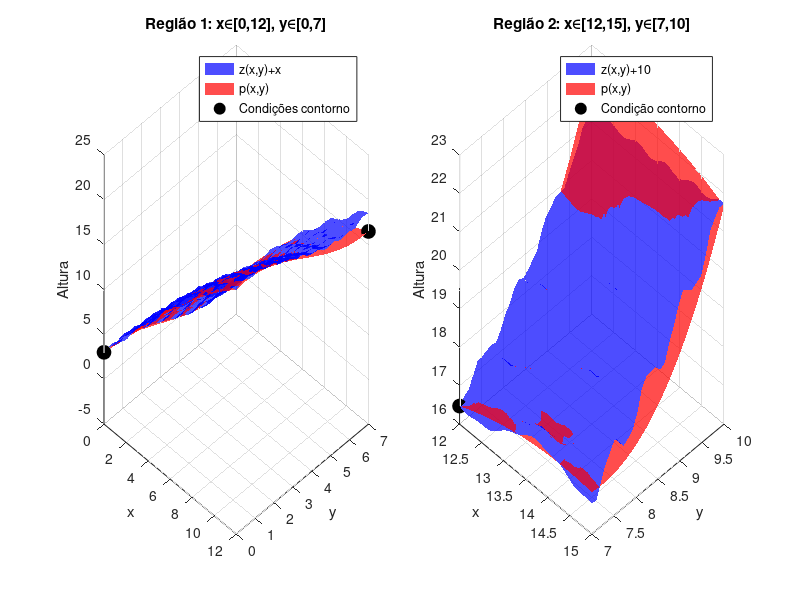

MATLAB code for this plot:
z = @(x,y) 0.5*x + 0.3*y + 2*sin(x/5) + 3*cos(y/2) + 0.35*sin(12*x/5).*cos(8*y) + 0.1*sin(10*x).*sin(40*y);
w2 = @(x,y) 1;
f1 = @(x,y) z(x,y) + x;  
w1 = @(x,y) (1/12*x.^2 - (11/6)*x + 20);
f2 = @(x,y) z(x,y) + 10;   

% Base de polinómios
p = {@(x,y) ones(size(x)), @(x,y) x, @(x,y) y, @(x,y) x.^2, @(x,y) x.*y, @(x,y) y.^2, ...
     @(x,y) x.^3, @(x,y) x.^2.*y, @(x,y) x.*y.^2, @(x,y) y.^3};
n = numel(p);

% Sistema linear sem condições iniciais
A = zeros(n);
b = zeros(n,1);

for i = 1:n
    for j = 1:n
        integral_1 = integral2(@(x,y) w1(x,y).*p{i}(x,y).*p{j}(x,y), 0,12,0,7);
        integral_2 = integral2(@(x,y) w2(x,y).*p{i}(x,y).*p{j}(x,y), 12,15,7,10);
        A(i,j) = integral_1 + integral_2;
    end
    Q1 = integral2(@(x,y) w1(x,y).*f1(x,y).*p{i}(x,y), 0,12,0,7);
    Q2 = integral2(@(x,y) w2(x,y).*f2(x,y).*p{i}(x,y), 12,15,7,10);
    b(i) = Q1 + Q2;
end

% CONDIÇÕES iniciais
x1 = 0;  y1 = 0;  val1 = z(x1,y1);        % p(0,0) = z(0,0)
x2 = 12; y2 = 7;  val2 = z(x2,y2) + 10;   % p(12,7) = z(12,7) + 10

% Matriz das condições
C = [1 x1 y1 x1^2 x1*y1 y1^2 x1^3 x1^2*y1 x1*y1^2 y1^3;
     1 x2 y2 x2^2 x2*y2 y2^2 x2^3 x2^2*y2 x2*y2^2 y2^3];
d = [val1; val2];

% Método dos multiplicadores de Lagrange
A_aug = [A, C'; C, zeros(2)];
b_aug = [b; d];
sol = A_aug \ b_aug;
a = sol(1:10);
lambda = sol(11:12);
% Polinómio final
p_final = @(x,y) a(1) + a(2)*x + a(3)*y + a(4)*x.^2 + a(5)*x.*y + a(6)*y.^2 + ...
                 a(7)*x.^3 + a(8)*x.^2.*y + a(9)*x.*y.^2 + a(10)*y.^3;

fprintf('Coeficientes obtidos:\n');
disp(a.');
fprintf('\nVerificação das condições:\n');
fprintf('p(0,0) = %.6f (deveria ser %.6f)\n', p_final(0,0), z(0,0));
fprintf('p(12,7) = %.6f (deveria ser %.6f)\n', p_final(12,7), z(12,7)+10);

% GRÁFICOS
figure('Position', [100, 100, 1200, 500]);
% Gráfico 1: Região 1 - p(x,y) vs z(x,y)+x
subplot(1,2,1);
[x1, y1] = meshgrid(linspace(0, 12, 40), linspace(0, 7, 40));
z_target1 = f1(x1, y1);    % z(x,y) + x
p_vals1 = p_final(x1, y1);

surf(x1, y1, z_target1, 'FaceAlpha', 0.7, 'EdgeColor', 'none', 'FaceColor', 'b');
hold on;
surf(x1, y1, p_vals1, 'FaceAlpha', 0.7, 'EdgeColor', 'none', 'FaceColor', 'r');
plot3(0, 0, p_final(0,0), 'ko', 'MarkerSize', 10, 'MarkerFaceColor', 'k');
plot3(12, 7, p_final(12,7), 'ko', 'MarkerSize', 10, 'MarkerFaceColor', 'k');
title('Região 1: x∈[0,12], y∈[0,7]');
xlabel('x'); ylabel('y'); zlabel('Altura');
legend('z(x,y)+x', 'p(x,y)', 'Condições contorno', 'Location', 'best');
view(45, 30); grid on;

% Gráfico 2: Região 2 - p(x,y) vs z(x,y)+10
subplot(1,2,2);
[x2, y2] = meshgrid(linspace(12, 15, 30), linspace(7, 10, 30));
z_target2 = f2(x2, y2);    % z(x,y) + 10
p_vals2 = p_final(x2, y2);

surf(x2, y2, z_target2, 'FaceAlpha', 0.7, 'EdgeColor', 'none', 'FaceColor', 'b');
hold on;
surf(x2, y2, p_vals2, 'FaceAlpha', 0.7, 'EdgeColor', 'none', 'FaceColor', 'r');
plot3(12, 7, p_final(12,7), 'ko', 'MarkerSize', 10, 'MarkerFaceColor', 'k');
title('Região 2: x∈[12,15], y∈[7,10]');
xlabel('x'); ylabel('y'); zlabel('Altura');
legend('z(x,y)+10', 'p(x,y)', 'Condição contorno', 'Location', 'best');
view(45, 30); grid on;
